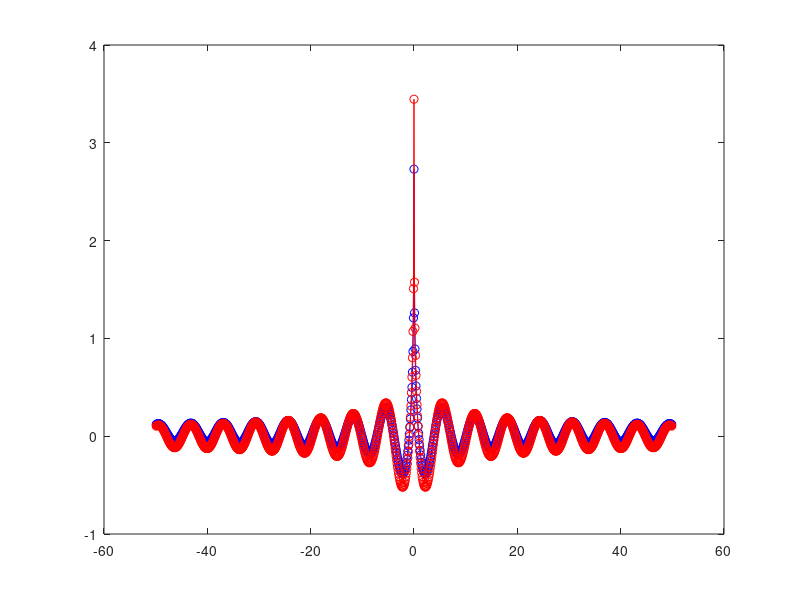

Source code (MATLAB):
clear all
tic
%t1, t2, and t3 are integration variables
t1 = -99:99/(999):-0.000;
t2 = 0:pi/(999):pi;
t3 = 0.001:99/(999):99;
%x0, z0 are the position of the line source
dt1 = (t1(2)-t1(1));
dt2 = (t2(2)-t2(1));
dt3 = (t3(2)-t3(1));
z = -49.9:49.4/499:49.9;

%%Hankel Function Comparison 
%% Hankel Function Type-2
for i = 1:1:length(z)
    %Non oscillatory integration
    ai1 = 0;
    for k1 = 1:1:length(t1)
        ai1= ai1+1*exp(abs(z(i))*sinh(t1(k1)));
    end
    AI1(i) = dt1*ai1;
    ai3 = 0;
    for k3 = 1:1:length(t3)
        ai3= ai3+1*exp(-abs(z(i))*sinh(t3(k3)));
    end
    AI3(i) = dt3*ai3;
    %Oscillatory integration
    ai2 = 0;
    for k2 = 1:1:length(t2)
        ai2= ai2+1*exp(1i*abs(z(i))*sin(t2(k2)));
    end
    AI2(i) = (1i)*dt2*ai2;
    Bes1(i) = (-1i/4)*(1*AI1(i)+1*AI2(i)+1*AI3(i));
end

%% Hankel Function Type-2
for i = 1:1:length(z)
    %Non oscillatory integration
    ai1 = 0;
    for k1 = 1:1:length(t1)
        ai1= ai1+1*exp(abs(z(i))*sinh(t1(k1)));
    end
    AI1(i) = dt1*ai1;
    ai3 = 0;
    for k3 = 1:1:length(t3)
        ai3= ai3+1*exp(-abs(z(i))*sinh(t3(k3)));
    end
    AI3(i) = dt3*ai3;
    %Oscillatory integration
    ai2 = 0;
    for k2 = 1:1:length(t2)
        ai2= ai2+1*exp(-1i*abs(z(i))*sin(t2(k2)));
    end
    AI2(i) = (-1i)*dt2*ai2;
    Bes2(i) = (1i/4)*(1*AI1(i)+1*AI2(i)+1*AI3(i));
end

plot(z,imag(Bes2),'-ob',z,imag(besselh(0,2,abs(z))),'-or','LineWidth',0.3)

toc

